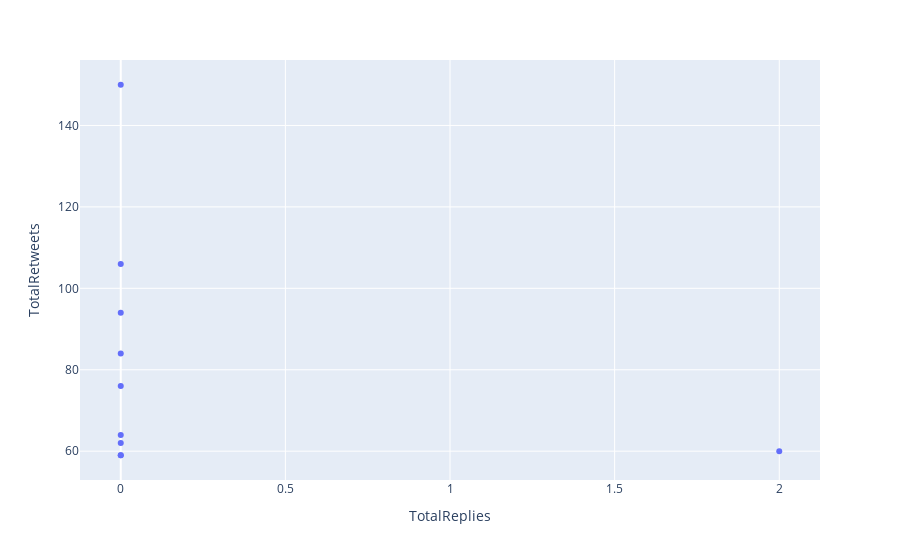

Notebook code for this chart:
### Markdown cell above
Question: What is the most common interaction type among the top 10 most followed users?

Reasoning: The first step is to identify the top 10 users by relationship count, which uses the same logic as 4b where influential users are those receiving replies and retweets. The second step is to count the different types of interactions, and compare to see which one is more prevalent. This step would be different to the previous questions by dividing the relationship types up in the query. A visualisation using plotly can then be applied to better understand the dynamics of the engagement since the outputs are quite messy, which can be achived by aggregating the counts of each interaction and plotting them against each other.

### Code cell
common = graph.run("""
MATCH (ua:USER)<-[r:Retweeted|Replied]-(ub:USER)
WHERE ua <> ub
WITH ua, r
WITH ua,
     SUM(CASE WHEN TYPE(r) = "Retweeted" THEN 1 ELSE 0 END) AS TotalRetweets,
     SUM(CASE WHEN TYPE(r) = "Replied" THEN 1 ELSE 0 END) AS TotalReplies
WITH ua, TotalRetweets, TotalReplies, (TotalRetweets + TotalReplies) AS TotalInteractions
ORDER BY TotalInteractions DESC
LIMIT 10
RETURN ua.userid AS UserID, TotalRetweets, TotalReplies, TotalInteractions
""").data()
print(common)
px.scatter(common, x="TotalReplies", y="TotalRetweets")

### Figure 1 — Plotly figure (JSON) as saved in the notebook; plotly's stock layout.template omitted (floating-point values rounded to 4 significant figures)
{"data": [{"hovertemplate": "TotalReplies=%{x}<br>TotalRetweets=%{y}<extra></extra>", "legendgroup": "", "marker": {"color": "#636efa", "symbol": "circle"}, "mode": "markers", "name": "", "orientation": "v", "showlegend": false, "type": "scatter", "x": [0, 0, 0, 0, 0, 0, 0, 2, 0, 0], "xaxis": "x", "y": [150, 106, 94, 84, 76, 64, 62, 60, 59, 59], "yaxis": "y"}], "layout": {"autosize": true, "legend": {"tracegroupgap": 0}, "margin": {"t": 60}, "xaxis": {"anchor": "y", "autorange": true, "domain": [0, 1], "range": [-0.1212, 2.121], "title": {"text": "TotalReplies"}, "type": "linear"}, "yaxis": {"anchor": "x", "autorange": true, "domain": [0, 1], "range": [51.95, 157.0], "title": {"text": "TotalRetweets"}, "type": "linear"}}}
